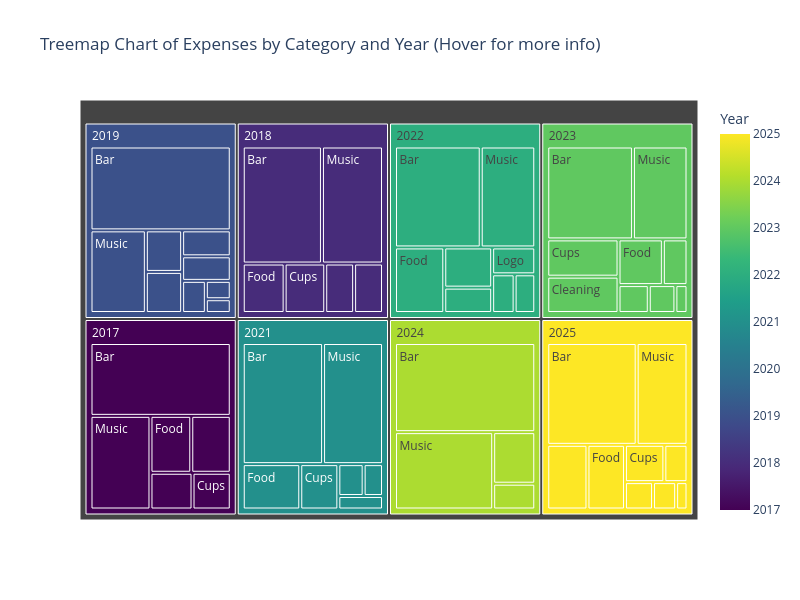

The notebook cell saved with this chart:
### Code cell
# treemap of expenses by category and year

# group and sort sums by Category and Year
df_cat_year_sum = exp_df.groupby(["Category", "Year"]).sum().reset_index()

# calculate percentage of total expenses for each category-year combination
df_cat_year_sum["Percentage"] = df_cat_year_sum.groupby("Year")["Amount"].transform(
    lambda x: x / x.sum() * 100
)

# plot the chart
fig = px.treemap(
    df_cat_year_sum,
    path=["Year", "Category"],
    values="Percentage",
    color="Year",
    color_continuous_scale="Viridis",
    title="Treemap Chart of Expenses by Category and Year (Hover for more info)",
    custom_data=["Percentage", "Amount"],
)

# update layout for better display
fig.update_layout(
    height=600,
    width=800,
    uniformtext=dict(minsize=12, mode="hide"),
)

# format percentage
fig.update_traces(
    hovertemplate="Year: %{parent}<br>Category: %{label}<br>Percentage: %{customdata[0]:.2f}%<br>Amount: $%{customdata[1]:.2f}"
)

fig.show()

### Figure 1 — Plotly figure (JSON) as saved in the notebook; plotly's stock layout.template omitted (floating-point values rounded to 4 significant figures; data arrays with more than 128 entries replaced by an {"elided": "..."} marker saying what was removed)
{"data": [{"branchvalues": "total", "customdata": {"elided": "66x3 mixed values"}, "domain": {"x": [0, 1], "y": [0, 1]}, "hovertemplate": "Year: %{parent}<br>Category: %{label}<br>Percentage: %{customdata[0]:.2f}%<br>Amount: $%{customdata[1]:.2f}", "ids": ["2017/Bar", "2018/Bar", "2019/Bar", "2021/Bar", "2022/Bar", "2023/Bar", "2024/Bar", "2025/Bar", "2017/Cleaning", "2018/Cleaning", "2019/Cleaning", "2021/Cleaning", "2022/Cleaning", "2023/Cleaning", "2024/Cleaning", "2025/Cleaning", "2017/Cups", "2018/Cups", "2019/Cups", "2021/Cups", "2022/Cups", "2023/Cups", "2025/Cups", "2018/Decoration", "2019/Decoration", "2022/Decoration", "2023/Decoration", "2025/Decoration", "2017/Food", "2018/Food", "2019/Food", "2021/Food", "2022/Food", "2023/Food", "2024/Food", "2025/Food", "2019/Logo", "2021/Logo", "2022/Logo", "2023/Logo", "2025/Logo", "2017/Merch", "2019/Merch", "2021/Merch", "2023/Merch", "2025/Merch", "2017/Music", "2018/Music", "2019/Music", "2021/Music", "2022/Music", "2023/Music", "2024/Music", "2025/Music", "2019/Porta Potty", "2022/Porta Potty", "2023/Porta Potty", "2025/Porta Potty", "2017", "2018", "2019", "2021", "2022", "2023", "2024", "2025"], "labels": ["Bar", "Bar", "Bar", "Bar", "Bar", "Bar", "Bar", "Bar", "Cleaning", "Cleaning", "Cleaning", "Cleaning", "Cleaning", "Cleaning", "Cleaning", "Cleaning", "Cups", "Cups", "Cups", "Cups", "Cups", "Cups", "Cups", "Decoration", "Decoration", "Decoration", "Decoration", "Decoration", "Food", "Food", "Food", "Food", "Food", "Food", "Food", "Food", "Logo", "Logo", "Logo", "Logo", "Logo", "Merch", "Merch", "Merch", "Merch", "Merch", "Music", "Music", "Music", "Music", "Music", "Music", "Music", "Music", "Porta Potty", "Porta Potty", "Porta Potty", "Porta Potty", "2017", "2018", "2019", "2021", "2022", "2023", "2024", "2025"], "marker": {"coloraxis": "coloraxis", "colors": [2017, 2018, 2019, 2021, 2022, 2023, 2024, 2025.0, 2017.0, 2018, 2019, 2021, 2022.0, 2023.0, 2024.0, 2025, 2017, 2018, 2019, 2021, 2022, 2023.0, 2025, 2018, 2019, 2022, 2023, 2025.0, 2017, 2018, 2019, 2021.0, 2022, 2023.0, 2024.0, 2025, 2019, 2021, 2022, 2023.0, 2025, 2017, 2019, 2021, 2023, 2025.0, 2017, 2018, 2019, 2021, 2022, 2023, 2024, 2025, 2019, 2022, 2023, 2025, 2017, 2018, 2019, 2021, 2022, 2023.0, 2024, 2025]}, "name": "", "parents": ["2017", "2018", "2019", "2021", "2022", "2023", "2024", "2025", "2017", "2018", "2019", "2021", "2022", "2023", "2024", "2025", "2017", "2018", "2019", "2021", "2022", "2023", "2025", "2018", "2019", "2022", "2023", "2025", "2017", "2018", "2019", "2021", "2022", "2023", "2024", "2025", "2019", "2021", "2022", "2023", "2025", "2017", "2019", "2021", "2023", "2025", "2017", "2018", "2019", "2021", "2022", "2023", "2024", "2025", "2019", "2022", "2023", "2025", "", "", "", "", "", "", "", ""], "type": "treemap", "values": [43.76, 39.7, 50.37, 41.67, 37.06, 34.1, 53.53, 39.0, 6.615, 6.118, 3.264, 3.454, 8.244, 11.09, 9.294, 11.13, 6.013, 8.6, 6.383, 7.397, 3.417, 11.37, 6.287, 6.118, 1.959, 5.204, 3.182, 2.709, 9.942, 8.871, 6.457, 11.17, 13.83, 8.676, 4.647, 10.39, 1.469, 2.584, 4.961, 4.821, 1.331, 9.621, 5.113, 2.639, 1.446, 3.291, 24.05, 30.59, 19.59, 31.09, 23.56, 21.7, 32.53, 22.17, 5.401, 3.721, 3.616, 3.695, 100, 100, 100.0, 100, 100, 100, 100, 100]}], "layout": {"coloraxis": {"colorbar": {"title": {"text": "Year"}}, "colorscale": [[0, "#440154"], [0.1111, "#482878"], [0.2222, "#3e4989"], [0.3333, "#31688e"], [0.4444, "#26828e"], [0.5556, "#1f9e89"], [0.6667, "#35b779"], [0.7778, "#6ece58"], [0.8889, "#b5de2b"], [1, "#fde725"]]}, "height": 600, "legend": {"tracegroupgap": 0}, "title": {"text": "Treemap Chart of Expenses by Category and Year (Hover for more info)"}, "uniformtext": {"minsize": 12, "mode": "hide"}, "width": 800}}
